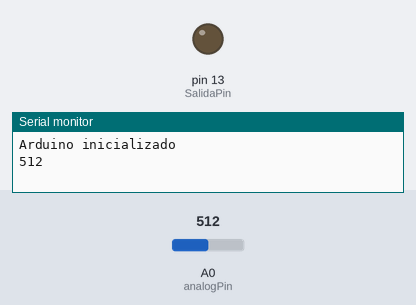
A sketch run on a simulated Arduino Uno, built with avr-gcc and run on an emulated ATmega328P. Parts: output pins drawn as LEDs (lit = HIGH), the last lines printed to the serial monitor. The inputs (shaded band) are chosen by the test bench; at power-on: A0 (analogPin) = 512.

Above: at 0.1 s.
At 2.1 s:
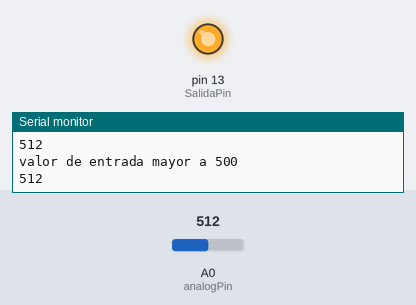
Timing chart, 0 to 3.6 s (numbered marks = the images above):
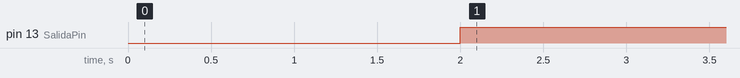

Measured:
- by itself, pin 13 (SalidaPin): LOW → HIGH at 2.0 s

The sketch:

conversiondigital.ino
```cpp
int analogPin =A0;
int SalidaPin= 13;
int val=0;

void setup() {
 pinMode(SalidaPin, OUTPUT);
 Serial.begin(9600);
 Serial.println("Arduino inicializado");
}

void loop() {
  val = analogRead(analogPin); // read the input pin
  Serial.println(val); //debug value
  delay(2000); //delay

  if (val > 500){
    Serial.println("valor de entrada mayor a 500");
    digitalWrite(SalidaPin,HIGH);
  }
  else{
    Serial.println("valor de entrada mayor a 500");
    digitalWrite(SalidaPin,LOW);
  }
}
```
